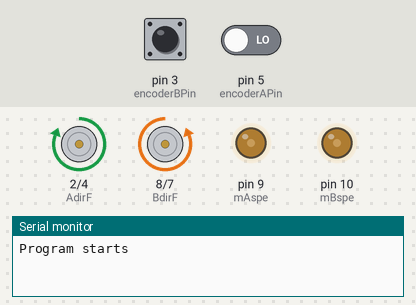
Bench run of a sketch on a simulated Arduino Uno, built with avr-gcc and run on an emulated ATmega328P. Parts: motor-driver pin pairs drawn as motors (green arrow = first pin HIGH = forward, orange = second pin HIGH = backward, longer = more drive), output pins drawn as LEDs (lit = HIGH), the last lines printed to the serial monitor. The test bench sets the inputs (shaded band); at power-on: pin 3 (encoderBPin) LOW, pin 5 (encoderAPin) LOW.

Above: at 0.16 s.
At 1.2 s:
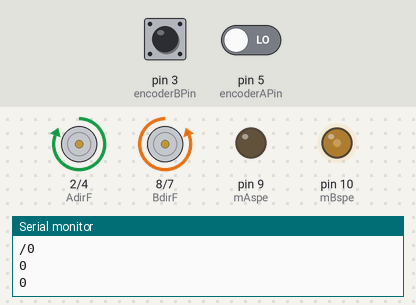
1.3 s: pin 3 (encoderBPin) pulsed HIGH 2 times (0.12 s each, 0.3 s apart)
At 20.5 s:
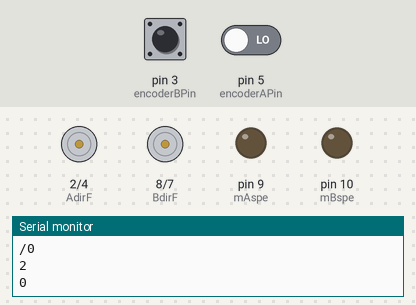
Timing chart, 0 to 43.0 s (numbered marks = the images above; inputs shaded):
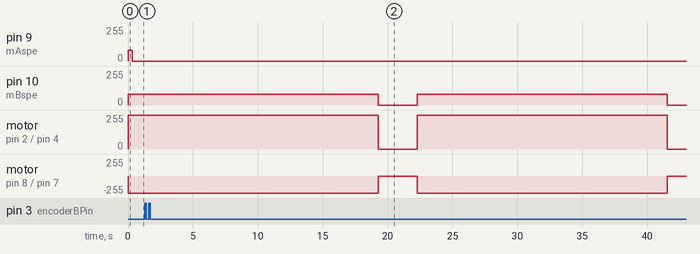

The sketch:

forward_by_pwm.ino
```cpp
#include "DualVNH5019MotorShield.h"
int SPEED = 80;
int mAspe = 9;
int mBspe = 10;
int AdirF = 2;
int AdirB = 4;
int BdirF = 8;
int BdirB = 7;
int encoderAPin = 5;
int encoderBPin = 3;
int PID = SPEED;
int encoder0Pos = 0;
int encoder0PosB = 0;
int encoder0PinALast = 0;
int encoder0PinBLast = 0;
int totalEncoderA = 0;
int totalEncoderB = 0;
boolean done = false;
void setup()
{

  pinMode (encoderAPin,INPUT);
  pinMode (encoderBPin,INPUT);
  pinMode (mAspe,OUTPUT);
  pinMode (mBspe,OUTPUT);
  pinMode (AdirF,OUTPUT);
  pinMode (AdirB,OUTPUT);
  pinMode (BdirF,OUTPUT);
  pinMode (BdirB,OUTPUT);
  Serial.begin (9600);
  Serial.println("Program starts");

}

void loop(){
  if(done == false){
    for(int i=0;i<60;i++){
      turnRight(PID,SPEED);
      int encoder0Pos = 0;
      int encoder0PosB = 0;

      for(int j=0;j<30000;j++){
        /////////////////for encoder
        int n = digitalRead(encoderAPin);
        int n2 = digitalRead(encoderBPin);
        if ((encoder0PinALast == LOW) && (n == HIGH)) {
          encoder0Pos++;
        }
        if((encoder0PinBLast==LOW)&&(n2==HIGH)){
          encoder0PosB++;
        }
        encoder0PinALast = n;
        encoder0PinBLast = n2;
        ////////////////////////
      }
      Serial.print("motorA: ");
      Serial.println(encoder0Pos);
      Serial.print("MotorB: ");
      Serial.println(encoder0PosB);
      Serial.print("/");
      totalEncoderA+=encoder0Pos;
      totalEncoderB+=encoder0PosB;
      Serial.println(totalEncoderA);
      Serial.println(totalEncoderB);
      if(totalEncoderA>=3157){
        stopR();
        delay(5000);
        done = true;
        i=61;
        break;
      }
      PID = (1+((float)encoder0PosB-(float)encoder0Pos)/(float)encoder0Pos)*PID;
      Serial.println(PID);
    }
  }
  stopR();
  delay(3000);
}
void turnRight(int a,int b){
  digitalWrite(AdirF,HIGH);
  digitalWrite(BdirB,HIGH);
  analogWrite(mAspe,a);
  analogWrite(mBspe,b);
}
void stopR(){
  digitalWrite(AdirF,LOW);
  digitalWrite(BdirB,LOW);
  analogWrite(mAspe,0);
  analogWrite(mBspe,0);
}
void turnLeft(int a,int b){
  digitalWrite(AdirB,HIGH);
  digitalWrite(BdirF,HIGH);
  analogWrite(mAspe,a);
  analogWrite(mBspe,b);
}
void forw(int a,int b){
  digitalWrite(AdirF,HIGH);
  digitalWrite(BdirF,HIGH);
  analogWrite(mAspe,a);
  analogWrite(mBspe,b);
}
void backw(int a,int b){
  digitalWrite(AdirB,HIGH);
  digitalWrite(BdirB,HIGH);
  analogWrite(mAspe,a);
  analogWrite(mBspe,b);
}
```
